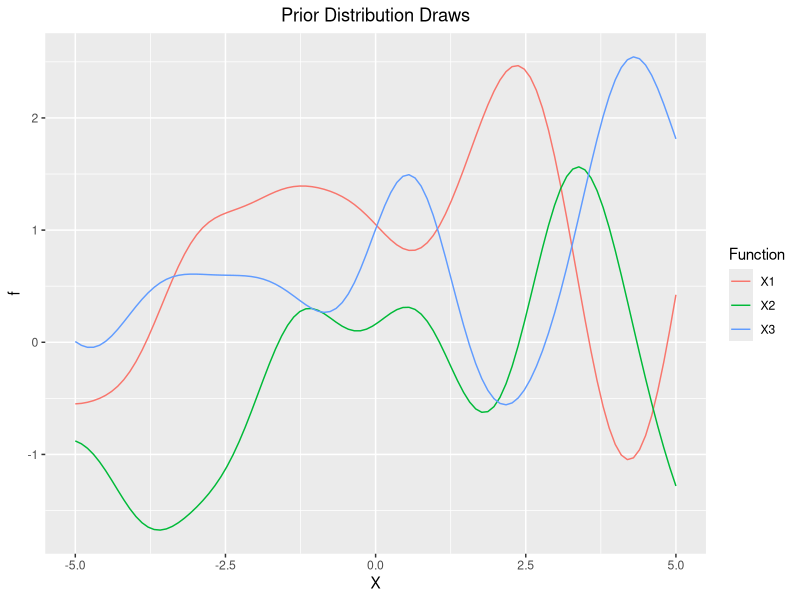
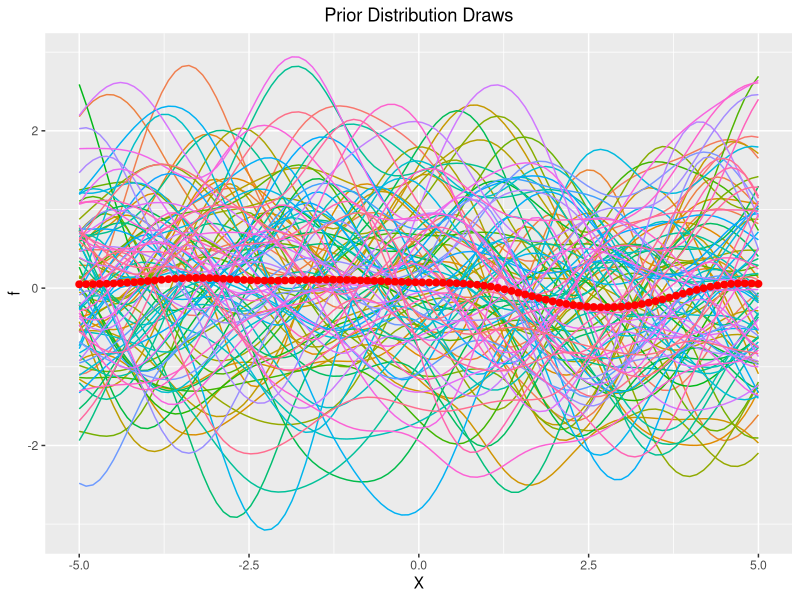
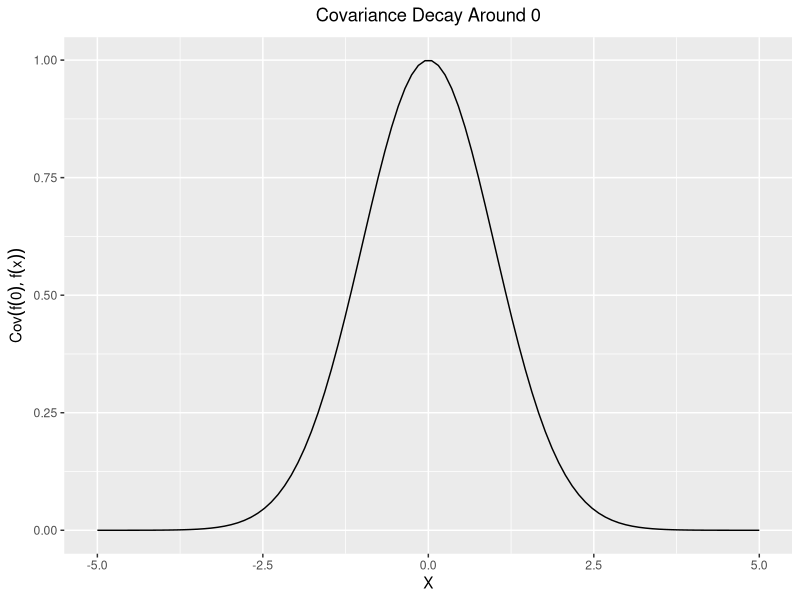
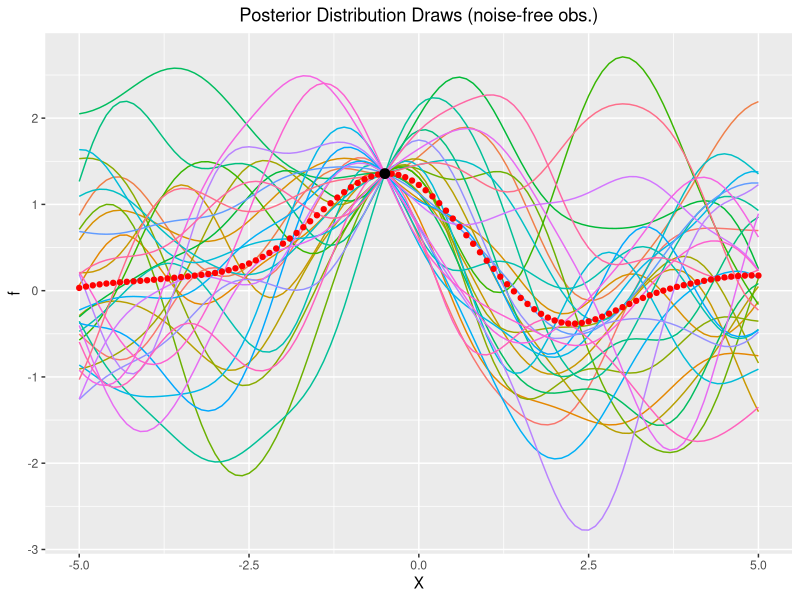
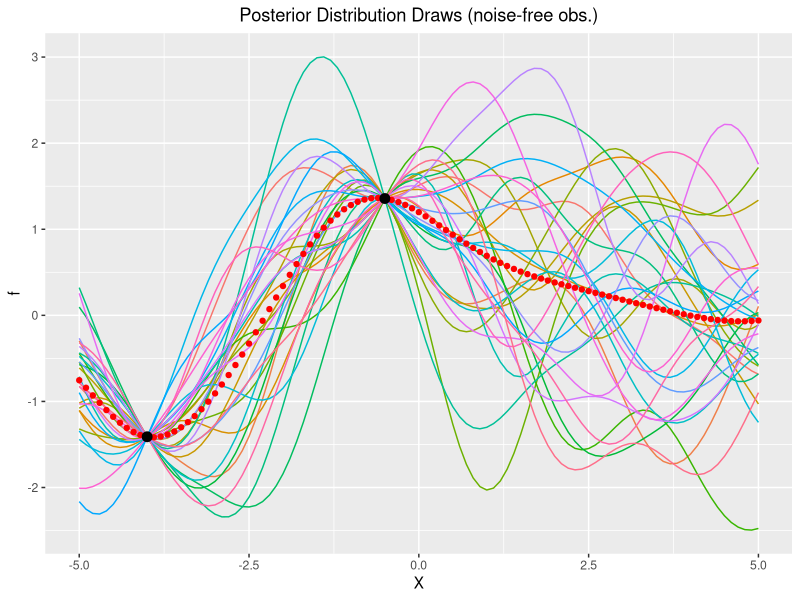
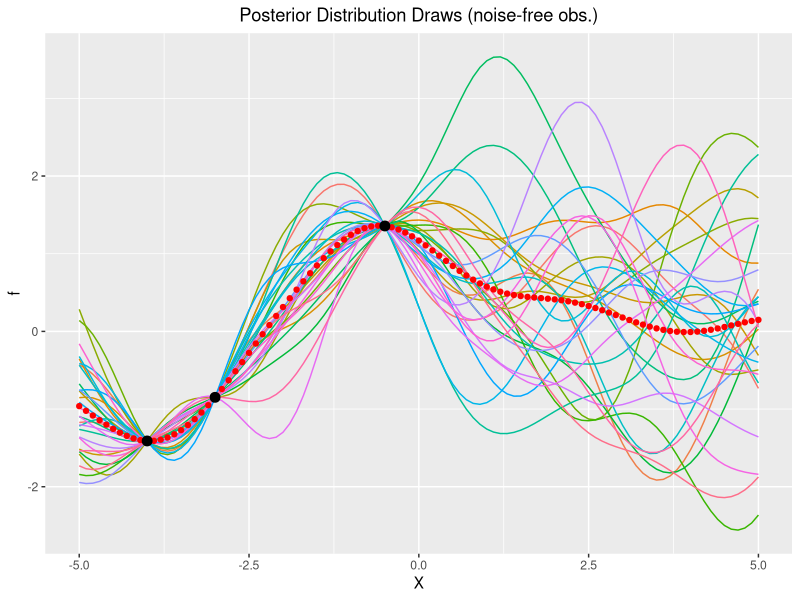
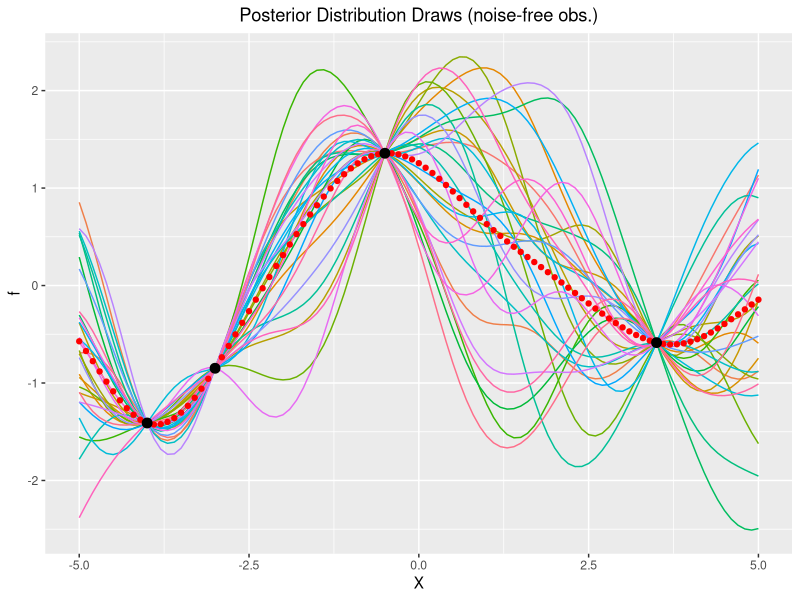
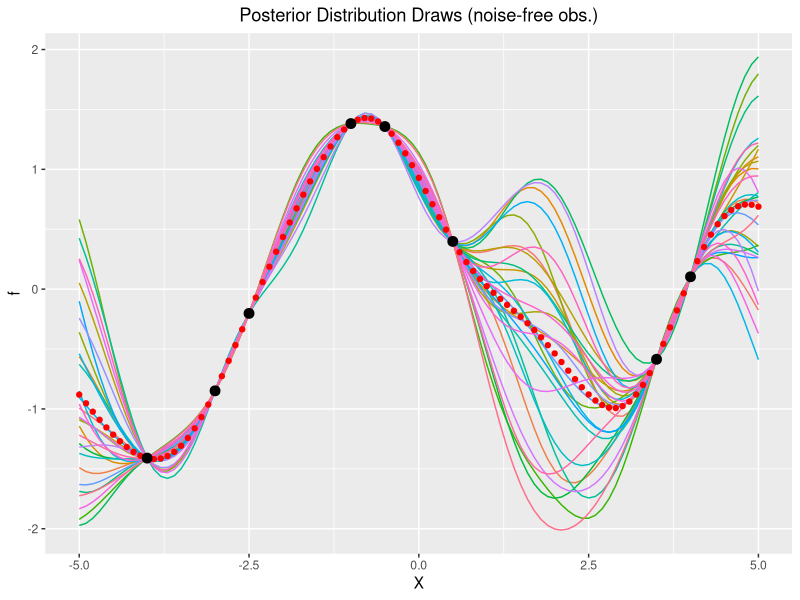

Generate these figures, in order, with R:
### Code to plot function drawn from a Gaussian Process with mean zero and squared exponential covariance function

# Required libraries:
library(MASS)
library(ggplot2)
library(reshape)
library(dplyr)

# Squared exponential covariance function:
RBF <- function(xi,xj){
  exp(-.5*(xi-xj)^2)
}

# Function for drawing prior functions from the prior
## priors_No is the number of functions to draw
## mean is a logical parameter to check wheter the mean of the draws is shown

plot_priors <- function(priors_No,mean){
set.seed(116687)
  X_vec <- seq(from=-5,to=5,length.out=100)
  n <- length(X_vec)
  
  
  
  KernMat <- outer(X_vec, X_vec , FUN="RBF")
  y <- mvrnorm(n=priors_No, mu=rep(0,n), Sigma=KernMat, tol = 1e-6, empirical = FALSE, EISPACK = FALSE)
  if (priors_No > 1) y <- t(y)
  y <- data.frame(y)
  if (mean==T){
    
    y$mean <- apply(y,1,mean)
    functions_prior <- data.frame(X=X_vec,y)  %>% melt(.,id='X', variable_name='Function')  
    ggplot(functions_prior,aes(x=X,y=value,color=Function)) + geom_line() + 
      stat_summary(fun.y = "mean", colour = "red", size = 2, geom = "point") +
      theme(plot.title = element_text(hjust = 0.5),legend.position="none") + ggtitle('Prior Distribution Draws') + ylab('f')
  } else {
    functions_prior <- data.frame(X=X_vec,y)  %>% melt(.,id='X', variable_name='Function')  
    ggplot(functions_prior,aes(x=X,y=value,color=Function)) + geom_line() +
      theme(plot.title = element_text(hjust = 0.5)) + ggtitle('Prior Distribution Draws') + ylab('f')
  }
}



# Function for plotting functions drawn from the posterior
## post_No is the number of functions to draw
## X_obs is the values of x for which there are observations
# s2 is the variance of the error distribution 
        #if s2=0 the observations are noise-less, s2>0 the functions will be shown as points instead of lines
## Note: the true function is sin(-X_obs)+cos(-X_obs) 
plot_posterior <- function(post_No,X_obs,s2){
  set.seed(116687)
  X_vec <- seq(from=-5,to=5,by=.1)
  n <- length(X_vec)
  noise <- mvrnorm(n=1, mu=rep(0,n), Sigma=s2*diag(n), tol = 1e-6, empirical = FALSE, EISPACK = FALSE)
  y_true <- sin(-X_obs)+cos(-X_obs)  
  y_obs <- y_true + noise[which(X_vec %in% round(X_obs,digits=1))]
    
    
  KernMat <- outer(X_vec, X_vec , FUN="RBF") + s2*diag(n)
  KernX_obs <- outer(X_obs, X_obs , FUN="RBF")
  KernX_vecX_obs <- outer(X_vec, X_obs , FUN="RBF")
  KernX_obsX_vec <- outer(X_obs, X_vec , FUN="RBF")
  KernX_obs_inv <- solve(KernX_obs)
  
  if (s2 == 0 ){
    mu_post <- KernX_vecX_obs%*%KernX_obs_inv%*%y_true
  } else {
    mu_post <- KernX_vecX_obs%*%KernX_obs_inv%*%y_obs
  }
  Sigma_post <- KernMat-KernX_vecX_obs%*%KernX_obs_inv%*%KernX_obsX_vec
  
  post_f <- mvrnorm(n=post_No, mu=mu_post, Sigma=Sigma_post, tol = 1e-6, empirical = FALSE, EISPACK = FALSE)
  if (post_No > 1) post_f <- t(post_f)
  functions_posterior <- data.frame(X=X_vec,f=post_f) %>% melt(.,id='X', variable_name='Function')  
  
  if (s2 == 0){
    ggplot(functions_posterior,aes(x=X,y=value,color=Function)) + geom_line() +
      stat_summary(fun.y = "mean", colour = "red", size = 1.5, geom = "point") +
      theme(plot.title = element_text(hjust = 0.5),legend.position="none") + ggtitle('Posterior Distribution Draws (noise-free obs.)') +
      geom_point(data=data.frame(X=X_obs,y=y_true), aes(x=X, y=y), colour="black", size=3) + ylab('f')
  } else {
    ggplot(functions_posterior,aes(x=X,y=value,color=Function)) + geom_point() +
      stat_summary(fun.y = "mean", colour = "red", size = 3, geom = "point") +
      theme(plot.title = element_text(hjust = 0.5),legend.position="none") + ggtitle('Posterior Distribution Draws (noisy obs.)') +
      geom_line(data=data.frame(X=X_vec,y=sin(-X_vec)+cos(-X_vec)), aes(x=X, y=y), colour="black", size=1) + ylab('f') +
      geom_point(data=data.frame(X=X_obs,y=y_obs), aes(x=X, y=y), colour="black", size=3)
  }
}

# Draws functions from prior
plot_priors(priors_No=3,mean=F)
plot_priors(priors_No=100,mean=T)
# Draws the covariance between f(0) and f(x)
xseq <- seq(from=-5,to=5,length.out=100)
data.frame(X=xseq,Cov=RBF(0,xseq)) %>% ggplot(.,aes(x=X,y=Cov)) + geom_line() + ylab(expression(Cov(f(0),f(x)))) +
  theme(plot.title = element_text(hjust = 0.5),legend.position="none") + ggtitle(expression(paste('Covariance Decay Around ',x=0)))


# Draws functions from posterior:
# Noise-free observations
s2=0
plot_posterior(post_No=30,X_obs = c(-.5),s2)
plot_posterior(post_No=30,X_obs = c(-4,-.5),s2)
plot_posterior(post_No=30,X_obs = c(-4,-3,-.5),s2)
plot_posterior(post_No=30,X_obs = c(-4,-3,-.5,3.5),s2)
plot_posterior(post_No=30,X_obs = c(-4,-3,-2.5,-1,-.5,.5,3.5,4),s2)

# Noisy observations
s2=0.01
plot_posterior(post_No=3,X_obs = c(-.5),s2)
plot_posterior(post_No=3,X_obs = c(-4,-.5),s2)
plot_posterior(post_No=3,X_obs = c(-4,-3,-.5),s2)
plot_posterior(post_No=3,X_obs = c(-4,-3,-.5,3.5),s2)
plot_posterior(post_No=3,X_obs = c(-4,-3,-2.5,-1,-.5,.5,3.5,4),s2)
plot_posterior(post_No=30,X_obs = c(-4,-3,-2.5,-1,-.5,.5,3.5,4),s2)
